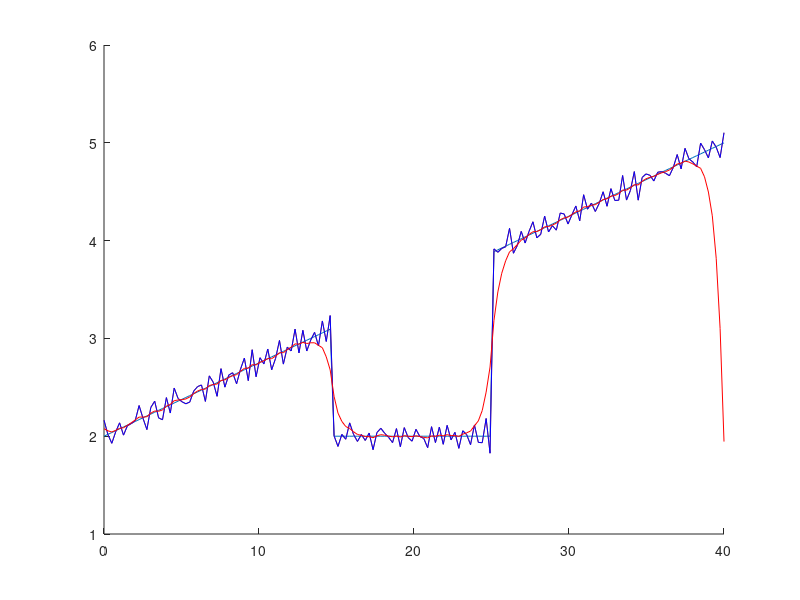

Write the MATLAB code that produced this figure.
% close; 
% t = [-5:.5:99.5]'; 
% %t = [0:.5:100]'; 
% n = length(t); 
% 
% t0 = 12; 
% g0 = exp(1)/t0;
% g = zeros(n,1);
% for i = 1:n
%     if i > find(t == t0)
%         g(i)  = g0.*t(i).*exp(-t(i)/t0); 
%     end
% end
% %plot(t,g)
% G = zeros(n,n);
% 
% for i = 1:size(G,1)
%     for j = 1:size(G,2)
%         if i >= j 
%             G(i,j) = g0*(t(i)-t(j)).*exp(-(t(i)-t(j))./t0).*0.5;
%         end
%     end
% end
% 
% idx = find(t == 12); 
% s = zeros(n,1); s(1) = 1;
% %s = exp((-(t-8).^2)/8)+0.5*exp((-(t-25).^2/(2*8))); 
%     s1 = normpdf(t,7,2.5);
%     s1 = s1/max(s1); 
%     s2 = normpdf(t,20,2.5); 
%     s2 = (s2/max(s2))*.38; 
%     s  = [s1(1:39); s2(40:end)];
% % G = G(2:end,1:end-1);
% % s = s(2:end);
% % t = t(2:end); 
% test = G*s;
% plot(t,s); hold on; %axis([t(1) t(end) 0 6]);
% plot(t,test);
% %keyboard
% 
% [u, s, v] = svd(G);
% sd = diag(s); 





%% problem 2
close; 

n = 160; 
m=160; 
d = linspace(0,40,n'); 
st = 2; %slowness at top of well (s/km)
sb = 5; %slowness at bottom of well (s/km)
s = linspace(st,sb,n)'; % linear slowness increase linearly
s((3/8)*n:(5/8)*n) = 2; % modify s.t. n=15-25 = 2 s/m

G = tril(ones(m,n).*0.5); 
d1 = G*s; 

ns   = rand(m,1).*.1; % random noise with std=0.1
dns1 = d1+ns; % add noise to data
 
figure; hold on; 
plot(d, s); 
mest = inv(G'*G)*G'*dns1; 
plot(d, mest); 


[Usvd,Ssvd,Vsvd] = svd(G); 
r = rank(G);
% r = 100; 
Vsvd = Vsvd(:,1:r); 
Ssvd = Ssvd(1:r,1:r); 
Usvd = Usvd(:,1:r); 
Gsvd    = Vsvd*inv(Ssvd)*Usvd'; 
 mest3    = Gsvd*dns1;

plot(d,mest3, 'b'); 


sd = diag(Ssvd); 
a2 = 1; 
Fd = (sd.^2)./((sd.^2)+(a2.^2)); 
Fd = eye(r,r).*Fd; 

mest4 = Vsvd*Fd*inv(Ssvd)*Usvd'*dns1; 

plot(d,mest4,'r'); 


L = diff(diff(eye(n,n))); 
L = [[-1 1 zeros(1,n-2)]; L]; 
L = [L; [zeros(1,n-2) -1 1]]; 

[U,V,X,C,S] = gsvd(G,L); 
C = C(1:r,1:r); 
S = S(1:r,1:r); 
U = U(:,1:r); 
X = X(:,1:r); 


g = sqrt(diag(C'*C)./diag(S'*S));
a = 1; %1e20; %1e17; 
F = (g.^2)./((g.^2)+(a.^2)); 
F = eye(r,r).*F; 

Gi = inv(X)'*F*inv(C)*U';  

mest2 = (Gi)*dns1; 

plot(d,mest2, 'k'); 





% %% problem 3
% 
% close all; 
% 
% % set r to be variable
% r = sym('r');
% % mass and inertia equations
% Md = (4.*pi.*r.^2); 
% Id = ((8/3).*pi.*r.^4); 
% G  = [Md; Id]; 
% M  = int(Md,r); 
% I  = int(Id,r); 
% 
% %EARTH
% % parameters for earth (data)
% Re = 6.3708e6; 
% Me = 5.972e24;
% Ie = 8.034e37; 
% d  = [Me; Ie];
% 
% % calculate q
% q1 = eval(int(Md,r, 0, Re)); 
% q2 = eval(int(Id,r, 0, Re)); 
% q  = [q1; q2];
% 
% % set up to interate over all radii 
% Ri = [0:50000:Re]; 
% mest_all = []; 
% k_all = [];
% 
% % interate over radii
% for i=1:length(Ri)
%     % radius
%     ri = Ri(i); 
%     % calculate H
%     H0 = G*G'*((r-ri).^2); 
%     H = eval(int(H0, 0, Re)); 
%     %calculate c
%     c = (inv(H)*q)./(q'*inv(H)*q);  
%     % calculate mest
%     mest = c'*d; 
%     mest_all = [mest_all; mest]; 
%     % calculate k
%     k(r) = c'*G; 
%     k_all = [k_all; eval(k(Ri))]; 
% end
% 
% figure('units','normalized','outerposition',[0 0 .7 .5]); 
% subplot(1,2,1)
% plot(mest_all, Ri./1e3); 
% title('Earth Density'); 
% xlabel('Density (g/cm^3)'); 
% ylabel('Radial Distance from center (km)'); 
% xlim([3800 7800]); 
% subplot(1,2,2)
% pcolor(flipud(k_all)); shading flat;
% colormap gray
% title('Kernel K(r,rh)'); 
% 
% % MARS 
% % parameters for mars (data)
% Re = 3.389e6; 
% Me = 0.642e24;
% Ie = 2.709e36; 
% d  = [Me; Ie];
% 
% % calculate q
% q1 = eval(int(Md,r, 0, Re)); 
% q2 = eval(int(Id,r, 0, Re)); 
% q  = [q1; q2];
% 
% % set up to interate over all radii 
% Ri = [0:50000:Re]; 
% mest_all = []; 
% k_all = [];
% 
% % interate over radii
% for i=1:length(Ri)
%     % radius
%     ri = Ri(i); 
%     % calculate H
%     H0 = G*G'*((r-ri).^2); 
%     H = eval(int(H0, 0, Re)); 
%     %calculate c
%     c = (inv(H)*q)./(q'*inv(H)*q);  
%     % calculate mest
%     mest = c'*d; 
%     mest_all = [mest_all; mest]; 
%     % calculate k
%     k(r) = c'*G; 
%     k_all = [k_all; eval(k(Ri))]; 
% end
% 
% figure('units','normalized','outerposition',[0 0 .7 .5]); 
% subplot(1,2,1)
% plot(mest_all, Ri./1e3); 
% title('Mars Density'); 
% xlabel('Density (g/cm^3)'); 
% ylabel('Radial Distance from center (km)'); 
% xlim([3300 4700]); 
% subplot(1,2,2)
% pcolor(flipud(k_all)); shading flat;
% colormap gray
% title('Kernel K(r,rh)'); 








































